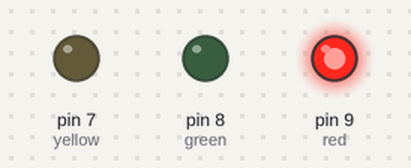
A sketch run on a simulated Arduino Uno, built with avr-gcc and run on an emulated ATmega328P. Shown: output pins drawn as LEDs (lit = HIGH).

Above: at 0.5 s.
At 1.5 s:
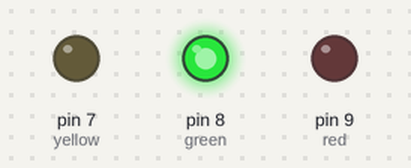
At 5.5 s:
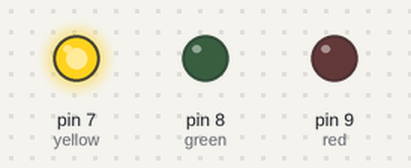
Timing chart, 0 to 6.9 s (numbered marks = the images above):
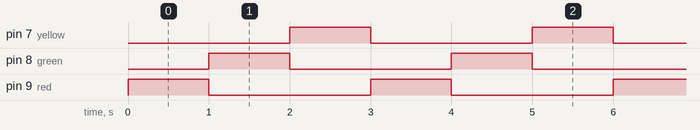

The sketch:

traffic.ino
```cpp
#define red 9
#define green 8
#define yellow 7

void setup() {
  // put your setup code here, to run once:
pinMode(red,OUTPUT);
pinMode(green,OUTPUT);
pinMode(yellow,OUTPUT);

}

void lights(int v1,int v2,int v3){
  digitalWrite(v1,HIGH);
  digitalWrite(v2,LOW);
  digitalWrite(v3,LOW);

}

void loop() {
  // put your main code here, to run repeatedly:
lights(red,green,yellow);
delay(1000);
lights(green,red,yellow);
delay(1000);
lights(yellow,green,red);
delay(1000);

}
```

Measured:
- by itself, pin 7 (yellow), pin 8 (green), pin 9 (red): alternates HIGH for 1.0 s and LOW for 2.0 s
- by itself, everything shown: repeats every 3.0 s, in 3 steps
